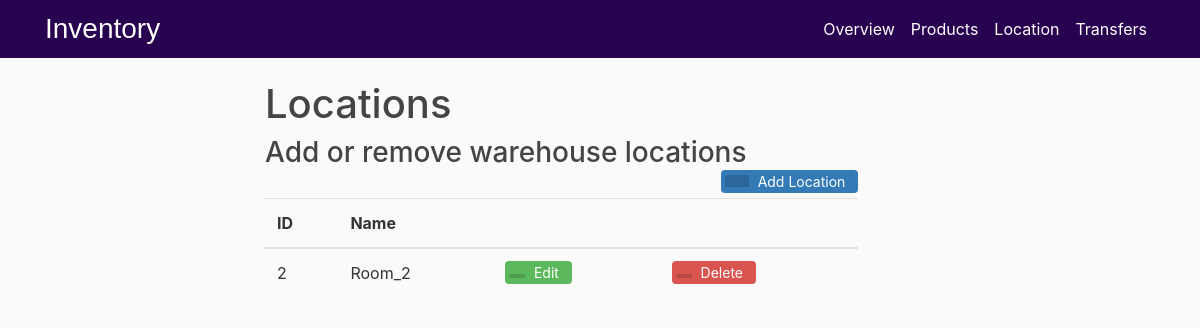
The app's page /Location, older data.
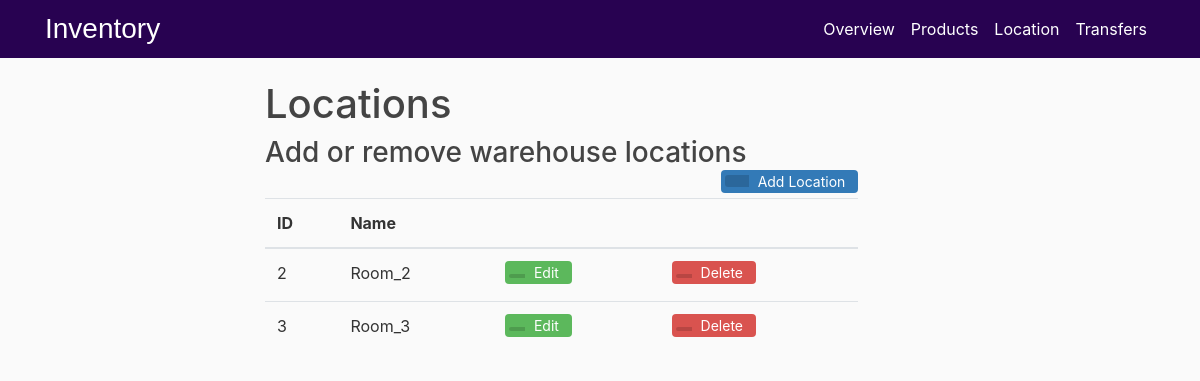
The same page, newer data.
### flaskinventory/models.py (models this page shows, shortened)
class Location(db.Model):
    loc_id = db.Column(db.Integer, primary_key= True)
    loc_name = db.Column(db.String(20), unique = True, nullable =False)

### flaskinventory/routes.py (the view, shortened to what this page needs)
@app.route("/Location", methods = ['GET','POST'])
def loc():
    form = addlocation()
    lform = editlocation()
    details = Location.query.all()
    exists = bool(Location.query.all())
    if exists== False and request.method == 'GET':
        flash(f'Add locations to view','info')
    return render_template('loc.html',title='Locations',lform=lform,form=form,details=details)

### flaskinventory/templates/loc.html (shortened to what this page needs)
{% extends "overview.html" %}
{% block content %}
<div class="container">
<h1>Locations</h1>
<div>
    <h3 style="display: inline-block;margin:0;"> Add or remove warehouse locations</h3>
    <button type="button" class="btn btn-add" data-toggle="modal" data-target="#exampleModal">
        <span class="btn-icon-add"></span>Add Location
    </button>
</div>
<table class="table table-hover">
    <thead>
        <tr>
            <th>ID</th>
            <th>Name</th>
            <th></th>
            <th></th>
        </tr>
    </thead>
    <tbody>
        {% for d in details %}
        <tr>
            <td>{{d.loc_id}}</td>
            <td>{{d.loc_name}}</td>
            <td>
                <button type="button" class="btn btn-edit" data-toggle="modal" data-target="#edit{{d.loc_id}}">
                    <span class="btn-icon"></span>Edit
                </button>
            </td>
        <td>
            <a href="{{url_for('delete', p_id = d.loc_id, type='location')}}">
            <button type="button" class="btn btn-delete">
                <span class="btn-icon"></span>Delete
            </button>
        </td>
        </tr>
        {%endfor%}
    </tbody>
</table>
</div>
{%endblock content%}

### flaskinventory/templates/overview.html (shortened to what this page needs)
<!DOCTYPE html>
<html>
    <head>
        <link rel="stylesheet" href="https://maxcdn.bootstrapcdn.com/bootstrap/4.0.0/css/bootstrap.min.css">
        <link rel="stylesheet" type="text/css" href="{{ url_for('static',filename='main.css') }}">
        <link href="//netdna.bootstrapcdn.com/bootstrap/3.0.0/css/bootstrap-glyphicons.css" rel="stylesheet">
    </head>
    <body>
        <header class="site-header">
            <nav class="navbar navbar-expand-md navbar-dark bg-steel fixed-top">
                <div class="container">
                    <a class="Main" href="/Overview">Inventory</a>
                    <div class="collapse navbar-collapse" id="nabarToggle">
                        <div class="navbar-nav">
                            <a class="nav-item nav-link" href="/">Overview</a>
                            <a class="nav-item nav-link" href="/Product">Products</a>
                            <a class="nav-item nav-link" href="/Location">Location</a>
                            <a class="nav-item nav-link" href="/Transfers">Transfers</a>
                        </div>
                    </div>
                </div>
            </nav>
        </header>
        <main role="main" class="container-content">
            <div class="row">
                <div class="col-md-8">
                    {% block content %}{%endblock%}
                </div>
            </div>
</main>
    </body>
</html>

### flaskinventory/static/main.css (style rules this page uses)
body { background: #fafafa; color: #333333; margin-top: 5rem; }
h1, h2, h3, h4, h5, h6 { color: #444444; }
a { color: white; }
.btn-icon { position: relative; left: -9px; display: inline-block;padding: 2px 8px; background: rgba(0,0,0,0.15); border-radius: 3px 0 0 3px; color: white; font-size: 14px; }
.btn-icon-add { position: relative; left: -9px; display: inline-block;padding: 6px 12px; background: rgba(0,0,0,0.15); border-radius: 3px 0 0 3px; color: white; font-size: 14px; }
.btn-add { padding-top: 0; padding-bottom: 0; background-color:#337ab7; color: white; font-size: 14px; float: right; }
.btn-edit { padding-top: 0; padding-bottom: 0; background-color: #5cb85c; color: white; font-size: 14px; }
.btn-delete { padding-top: 0; padding-bottom: 0; background-color: #d9534f; color: white; font-size: 14px; }
.btn { margin-bottom:5px;font-size: 14px; }
.container-content { margin-top: 60px; margin-left: 250px; }
.Main { color: white; font-family: sans-serif; font-size: 28px; }
.bg-steel { background-color: #280251; }
.site-header .navbar-nav .nav-link { color:white ; }
html { visibility: visible; opacity: 1; }

### flaskinventory/templates/overview.html (style rules this page uses)
html { visibility: hidden; opacity:0; }

Row changes from the older to the newer data that the page shows:
added Location: loc_id "3", loc_name "Room_3"
